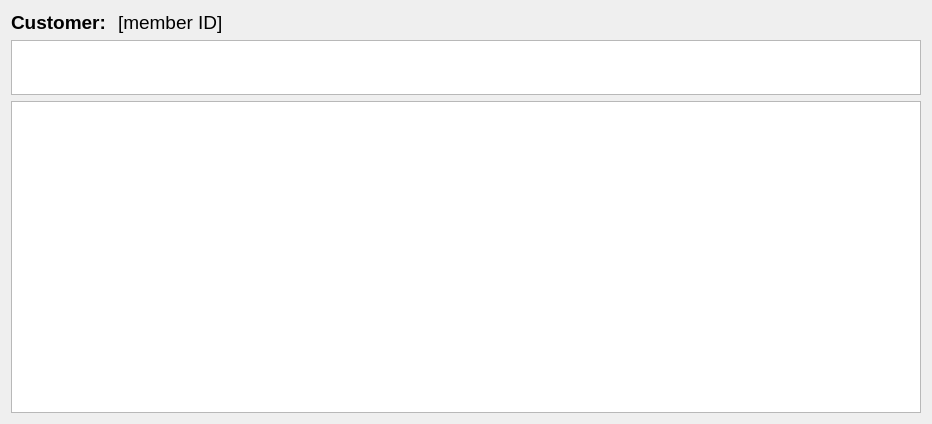
<?xml version="1.0" encoding="UTF-8"?>
<ui version="4.0">
 <class>memberPopup</class>
 <widget class="QDialog" name="memberPopup">
  <property name="geometry">
   <rect>
    <x>0</x>
    <y>0</y>
    <width>932</width>
    <height>424</height>
   </rect>
  </property>
  <property name="windowTitle">
   <string>Dialog</string>
  </property>
  <layout class="QGridLayout" name="gridLayout">
   <item row="0" column="1">
    <widget class="QLabel" name="memberIDLabel">
     <property name="font">
      <font>
       <pointsize>14</pointsize>
      </font>
     </property>
     <property name="text">
      <string>[member ID]</string>
     </property>
    </widget>
   </item>
   <item row="2" column="0" colspan="2">
    <widget class="QTableWidget" name="saleTable"/>
   </item>
   <item row="0" column="0">
    <widget class="QLabel" name="label">
     <property name="sizePolicy">
      <sizepolicy hsizetype="Maximum" vsizetype="Preferred">
       <horstretch>0</horstretch>
       <verstretch>0</verstretch>
      </sizepolicy>
     </property>
     <property name="font">
      <font>
       <pointsize>14</pointsize>
       <weight>75</weight>
       <bold>true</bold>
      </font>
     </property>
     <property name="text">
      <string>Customer: </string>
     </property>
    </widget>
   </item>
   <item row="1" column="0" colspan="2">
    <widget class="QTableWidget" name="memTable">
     <property name="sizePolicy">
      <sizepolicy hsizetype="Expanding" vsizetype="Fixed">
       <horstretch>0</horstretch>
       <verstretch>0</verstretch>
      </sizepolicy>
     </property>
     <property name="maximumSize">
      <size>
       <width>16777215</width>
       <height>55</height>
      </size>
     </property>
    </widget>
   </item>
  </layout>
 </widget>
 <resources/>
 <connections/>
</ui>
